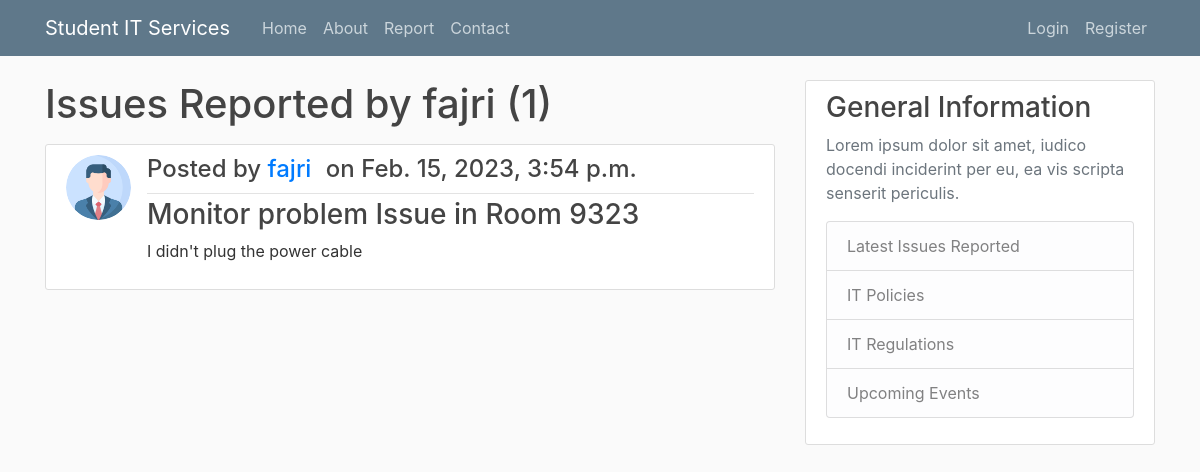
The app's page /user/fajri, older data.
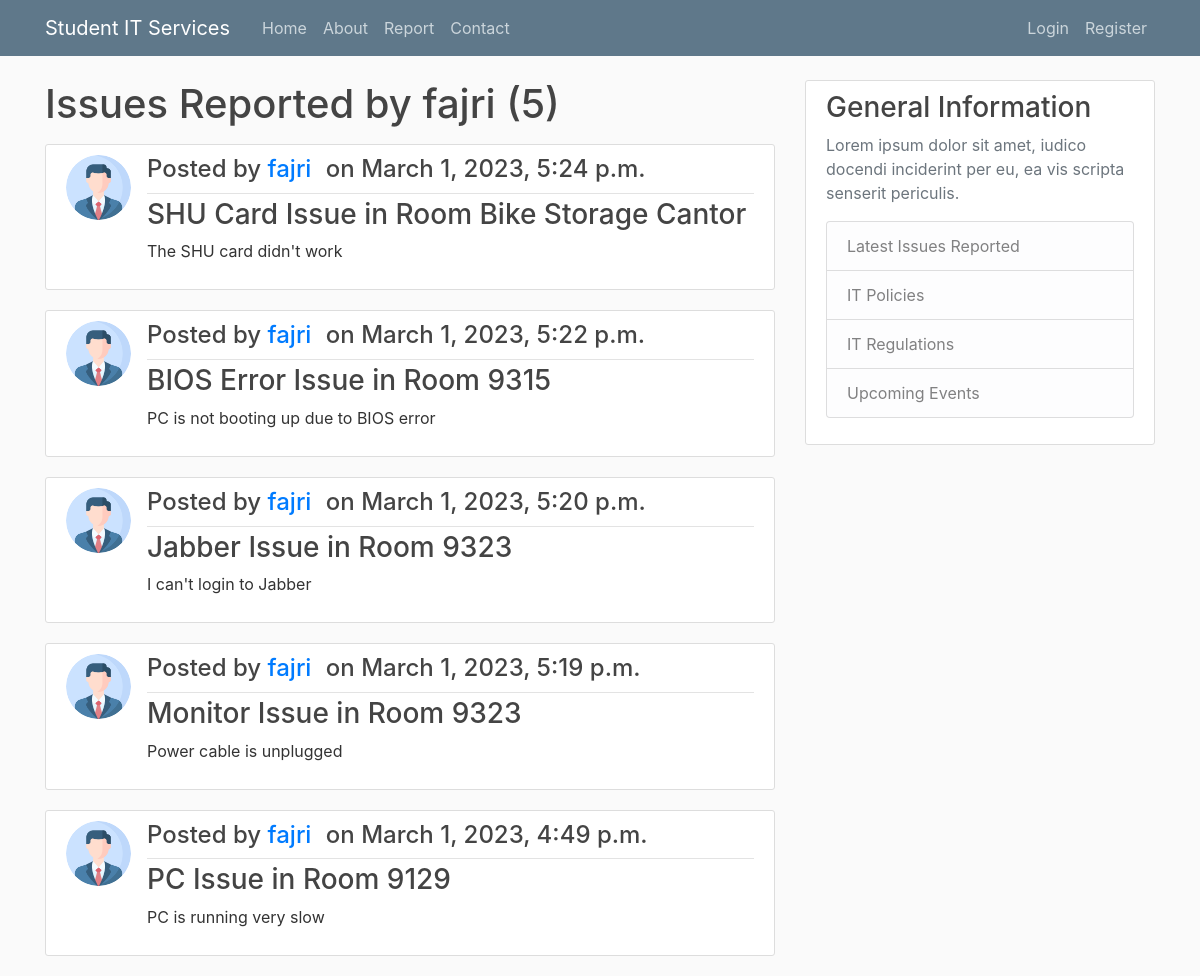
The same page, newer data.
### itreporting/models.py (models this page shows, shortened)
class Issue(models.Model):
    type = models.CharField(max_length = 100)
    room = models.CharField(max_length = 100)
    details = models.TextField()
    date_submitted = models.DateTimeField(default = timezone.now)
    author = models.ForeignKey(User, on_delete = models.CASCADE)

### users/models.py (models this page shows, shortened)
class Profile(models.Model):
    user = models.OneToOneField(User, on_delete=models.CASCADE)
    image = models.ImageField(default='default.png', upload_to='profile_pics')

### itreporting/views.py (the view)
# urls.py: path('user/<str:username>', UserPostListView.as_view(), name='user-issues'),
class UserPostListView(ListView):
    model = Issue
    template_name = 'itreporting/user_issues.html'
    context_object_name = 'issues'
    paginate_by = 5
    def get_queryset(self):
        user = get_object_or_404(User,
        username = self.kwargs.get('username'))
        return Issue.objects.filter(author=user).order_by('-date_submitted')

### itreporting/templates/itreporting/user_issues.html (shortened to what this page needs)
{% extends "itreporting/base.html" %}
{% block content %}<h1 class="mb-3">Issues Reported by {{view.kwargs.username}} ({{page_obj.paginator.count}})</h1>
{% for issue in issues %}
<article class="media content-section">
    <img class="rounded-circle article-img" src="{{issue.author.profile.image.url}}"/>
    <div class="media-body">
        <div class="article-metadata">
            <h4 class="mr-2" >Posted by <a class="mr-2" href="{% url 'user-issues' issue.author.username %}">{{issue.author}}</a> on {{issue.date_submitted}}</h4>
        </div>
        <h3><a class="article-title" href="{% url 'issue-detail' issue.id %}">{{issue.type}} Issue in Room {{issue.room}}</a></h3>
        <p class="article-content">{{issue.details}}</p>
    </div>
</article>
{% endfor %}
{% endblock %}

Row changes from the older to the newer data that the page shows:
removed Issue: author.profile.image (picture), author "fajri", date_submitted "Feb. 15, 2023, 3:54 p.m.", type "Monitor problem", room "9323", details "I didn't plug the power cable"
added Issue: author.profile.image (picture), author "fajri", date_submitted "March 1, 2023, 5:24 p.m.", type "SHU Card", room "Bike Storage Cantor", details "The SHU card didn't work"
added Issue: author.profile.image (picture), author "fajri", date_submitted "March 1, 2023, 5:22 p.m.", type "BIOS Error", room "9315", details "PC is not booting up due to BIOS error"
added Issue: author.profile.image (picture), author "fajri", date_submitted "March 1, 2023, 5:20 p.m.", type "Jabber", room "9323", details "I can't login to Jabber"
added Issue: author.profile.image (picture), author "fajri", date_submitted "March 1, 2023, 5:19 p.m.", type "Monitor", room "9323", details "Power cable is unplugged"
added Issue: author.profile.image (picture), author "fajri", date_submitted "March 1, 2023, 4:49 p.m.", type "PC", room "9129", details "PC is running very slow"
Text that changed along with them:
{{ page_obj.paginator.count }}: "1" → "5"
